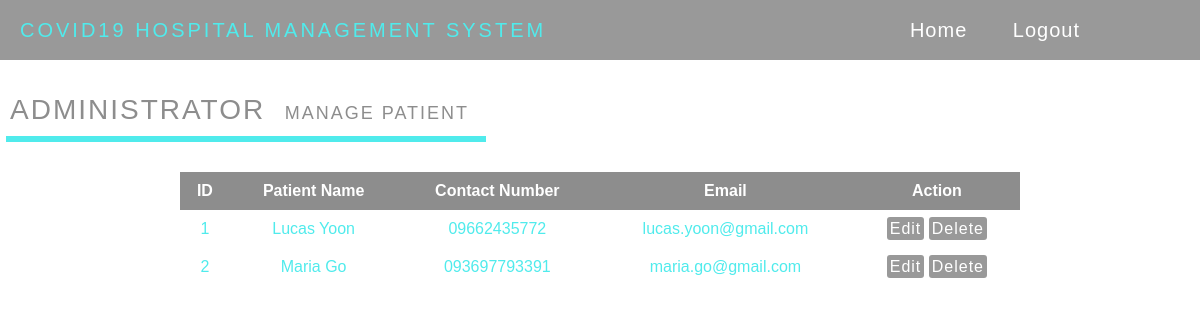
Screenshot of /admin/manage-ptn.php with the database file from the repository.
### tables this page shows
CREATE TABLE `patient` (
  `patient_ID` int(11) NOT NULL,
  `doctor_ID` int(20) NOT NULL,
  `pFullName` varchar(255) NOT NULL,
  `pUsername` varchar(255) NOT NULL,
  `pPassword` varchar(255) NOT NULL,
  `pEmail` varchar(255) NOT NULL,
  `pNumber` varchar(50) NOT NULL,
  `pAge` int(20) NOT NULL,
  `pBirthday` date NOT NULL,
  `pAddress` varchar(255) NOT NULL,
  `pGender` varchar(255) NOT NULL,
  `pProfilepic` varchar(255) NOT NULL
);

### admin/manage-ptn.php (the view, shortened to what this page needs)
<?php
	include('../include/config.php');
?>
<!DOCTYPE html>
<html lang="en">
	<head>
		<link rel="stylesheet" href="styles.css">
	</head>
	<body>
		<div class="wrapper" id="wrapper">
			<div class="top_navbar">
				<div class="menu">
					<div class="logo">COVID19 Hospital Management System</div>
					<li><a href="home.php">Home</a>
					<a href="../include/logout.php" onClick="return confirm('Are you sure you want to logout?')">Logout</a></li>
				</div>
			</div>
			<p>ADMINISTRATOR&nbsp <small>MANAGE PATIENT</small></p>
			<hr>
			<table>
				<thead>
				<tr>
				<th>ID</th>
				<th>Patient Name</th>
				<th>Contact Number</th>
				<th>Email</th>
				<th>Action</th>
				</tr>
				</thead>
				<tbody>
				<?php
					$sql=mysqli_query($conn,"select * from patient");
					while($row=mysqli_fetch_array($sql)) {
				?>
				<tr>
				<td><?php echo $row['patient_ID'];?></td>
				<td><?php echo $row['pFullName'];?></td>
				<td><?php echo $row['pNumber'];?></td>
				<td><?php echo $row['pEmail'];?></td>
				<td>
				<a href="edit-ptn.php?id=<?php echo $row['patient_ID'];?>" class="icn" tooltip-placement="top" tooltip="Edit">Edit</a>
				<a href="manage-ptn.php?id=<?php echo $row['patient_ID']?>&del=delete" onClick="return confirm('Are you sure you want to delete?')" class="icn" tooltip-placement="top" tooltip="Remove">Delete</a>
				</td></tr>
				<?php } ?>
				</tbody>
		</table>
		</div>
	</body>
</html>

### admin/styles.css (style rules this page uses)
* { margin: 0; padding: 0; list-style: none; box-sizing: border-box; text-decoration: none; font-family: Helvetica; }
li, a { font-size: 20px; text-decoration: none; color: #999; }
.wrapper { width: 100%; height: 100%; }
.top_navbar { background: #999; height: 60px; display: flex; position: fixed; width: 100%; top: 0; }
.top_navbar .menu { width: calc(100% - 80px); height: 100%; display: flex; justify-content: space-between; align-items: center; padding: 0 20px; }
.top_navbar .menu .logo { color: #50ebec; text-transform: uppercase; letter-spacing: 3px; font-size: 20px; }
.top_navbar .menu li a { color: white; padding: 10px; text-decoration: none; display: inline-block; letter-spacing: 1px; font-size: 20px; margin: 0 10px; }
p { margin-top: 7%; padding: 10px; color: #8d8d8d; font-size: 28px; letter-spacing: 2px; }
small { font-size: 18px; }
hr { margin-left: .5%; width: 40%; padding: 3px; background: #50ebec; border: none; }
table { margin-top: 30px; margin-left: 15%; border-collapse: collapse; width: 70%; color: #50ebec; font-size: 16px; text-align: center; }
td { padding: 10px; }
th { background-color: #8d8d8d; color: white; padding: 10px; }
tr:nth-child(even) { background-color: white; padding: 10px; }
.icn { padding: 3px; border-radius: 3px; background-color: #999; font-size: 16px; color: #fff; cursor: pointer; letter-spacing: 1px; }

### rows the page displays
patient: patient_ID "1", pFullName "Lucas Yoon", pNumber "09662435772", pEmail "lucas.yoon@gmail.com"
patient: patient_ID "2", pFullName "Maria Go", pNumber "093697793391", pEmail "maria.go@gmail.com"
